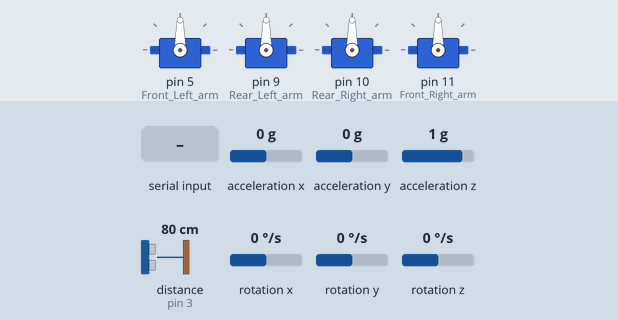
Simulated run of this sketch. Board: Arduino Uno, built with avr-gcc and run on an emulated ATmega328P. Shown: 4 × servo. Wiring (inferred from the names in the program): ultrasonic range finder: trigger pin 2; echo pin 3. Inputs (shaded band) come from the test bench; at power-on: distance to the obstacle (sensor on pin 3) 80 cm, acceleration x 0 g, acceleration y 0 g, acceleration z 1 g, rotation x 0 °/s, rotation y 0 °/s, rotation z 0 °/s. The echo pulse lasts 58.3 µs per cm; what the sketch prints to the serial monitor is not drawn.

Above: at 6.2 s.
6.3 s: distance to the obstacle (sensor on pin 3) set to 53 cm
8.8 s: distance to the obstacle (sensor on pin 3) set to 46 cm
At 10.6 s:
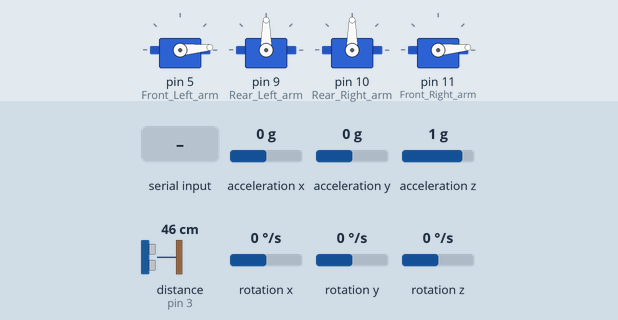
At 12.9 s:
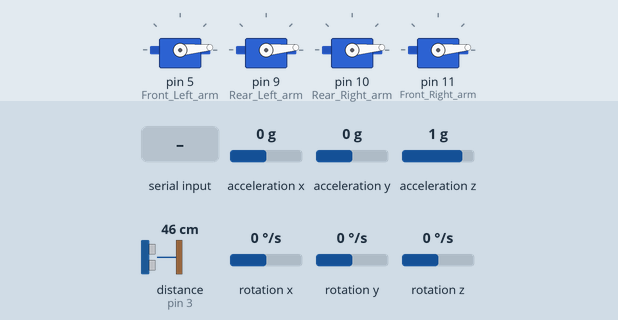
13.2 s: "5" received over the second serial link
At 15.2 s:
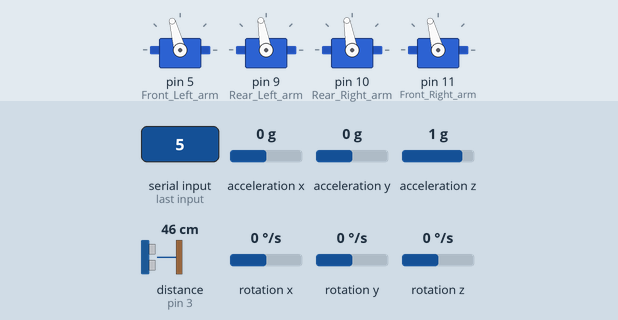
17.6 s: "t" received over the second serial link
At 19.7 s:
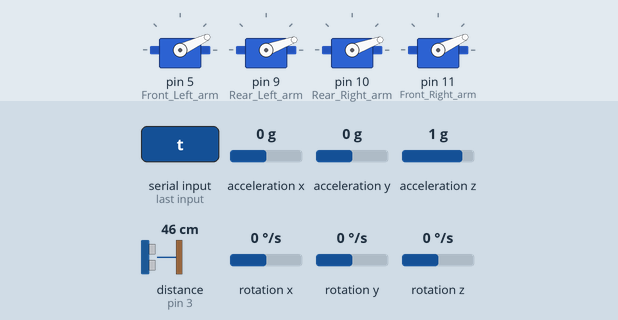
22.0 s: "k" received over the second serial link
26.2 s: "j" received over the second serial link
Timing chart, 0 to 31.6 s (numbered marks = the images above; inputs shaded):
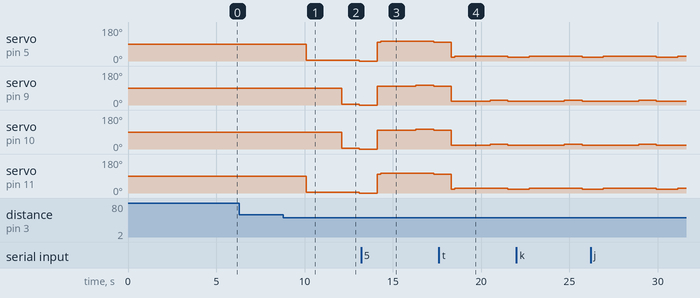

Measured:
- the behaviour switches between 51 and 50 cm on distance to the obstacle (sensor on pin 3) (found by bisection; images 0 and 1)
- after the input at 6.3 s, every drawn part: stays the same
- after the input at 8.8 s, servo on pin 5 (Front_Left_arm), servo on pin 11 (Front_Right_arm): 90° → 5° after 1.3 s, → 0° 3.0 s later; servo on pin 9 (Rear_Left_arm), servo on pin 10 (Rear_Right_arm): 90° → 5° after 3.3 s, → 0° 1.0 s later

The sketch:

Quadcopter_FlightControl_v4_1.ino
```cpp
/* Advanced Control Bluetooth integration with Full flight Control With Ultrasonic sensor & Gyroscope */
/* Control via PC(Teraterm) and Phone(Blueterm or ArduinoRC) */
/* ***** Demonstration Stability Control ***** */
/* *** Algorithm I *** */
/* Author : Subramaniya Sai S */
/* ******** TESTED - WORKING CODE ******** */

/* ************ MANUAL ************ */
/* 		I - Ascend
		K - Descend
		J - Turn Left
		L - Turn Right
		W - Move Forward
		S - Move Backward
		A - Move Left
		D - Move Right
		5 - High Brake
		T - Low Brake
		O - Decrease limit by 1
		P - Increase Limit by 1
*/
/* ************ MANUAL *************/

#include <SoftwareSerial.h>   //Software Serial Port
#include <Servo.h>
#include "Wire.h"
#include "I2Cdev.h"
#include "MPU6050.h"

MPU6050 accelgyro;

int16_t ax, ay, az;
int16_t gx, gy, gz;
int16_t iniX,iniY;
int FL,FR,RL,RR;
int altitudeControl;

Servo Front_Left_arm;        //5
Servo Rear_Left_arm;         //9
Servo Rear_Right_arm;        //10
Servo Front_Right_arm;       //11

#define RxD 6
#define TxD 7

#define ECHOPIN 3
#define TRIGPIN 2

#define HIGH_CUT_OFF 100
#define LOW_CUT_OFF 20

#define DEBUG_ENABLED  1

SoftwareSerial blueToothSerial(RxD,TxD);

void setup()
{
  Front_Left_arm.attach(5);
  Rear_Left_arm.attach(9);
  Rear_Right_arm.attach(10);
  Front_Right_arm.attach(11);
  Wire.begin();
  Serial.begin(9600);
  pinMode(ECHOPIN,INPUT);
  pinMode(TRIGPIN,OUTPUT);
  accelgyro.initialize();
  setupBlueToothConnection();
  delay(1000);
  //manual();
/*  blueToothSerial.println("I - Ascend");
  delay(200);
  blueToothSerial.println("K - Descend");
  delay(200);
  blueToothSerial.println("J - Turn Left");
  delay(200);
  blueToothSerial.println("L - Turn Right");
  delay(200);
  blueToothSerial.println("W - Move Forward");
  delay(200);
  blueToothSerial.println("S - Move Backward");
  delay(200);
  blueToothSerial.println("A - Move Left");
  delay(200);
  blueToothSerial.println("D - Move Right");
  delay(200);
  blueToothSerial.println("5 - High Brake");
  delay(200);
  blueToothSerial.println("T - Low Brake");
  delay(200);
  blueToothSerial.println("O - Decrease limit by 1");
  delay(200);
  blueToothSerial.println("P - Increase Limit by 1");
  delay(200);
 */
  accelgyro.getMotion6(&ay, &ax, &az, &gx, &gy, &gz);
  iniX=ax;
  iniY=ay;


}

void loop()
{
  FL=0;FR=0;RL=0;RR=0;
  int val=0, limit=1, breakSpeed=5;
  altitudeControl=0;
  char ch;
  while(1)
  {
    if(blueToothSerial.available())
    {
      ch = blueToothSerial.read();
      blueToothSerial.print(ch);
      switch(ch)
      {
        case '5':
          val=HIGH_CUT_OFF;         //Set high cut-off ex.100
          FL=val;
          FR=val;
          RL=val;
          RR=val;
          break;
        case 't':
          val=LOW_CUT_OFF;          //Set low cut-off ex.20
          FL=val;
          FR=val;
          RL=val;
          RR=val;
          break;
        case 'i':
          FL=FL+limit;            //Increase Altitude by limit
          FR=FR+limit;
          RL=RL+limit;
          RR=RR+limit;
          break;
        case 'k':
          FL=FL-limit;            //Decrease Altitude by limit
          FR=FR-limit;
          RL=RL-limit;
          RR=RR-limit;
          break;
        case 'j':
	  FR=FR+limit;		  //Increase Right diagonal rotors by limit
          RL=RL+limit;
	  break;
	case 'l':
	  FL=FL+limit;		  //Increase Left diagonal rotors by limit
	  RR=RR+limit;
	  break;
        case 'p':
          limit=limit+1;          //Increase limit value by 1
          break;
        case 'o':
          limit=limit-1;          //Decrease limit value by 1
          break;
        case 'w':
          RL=RL+limit;            //Move Forward
          RR=RR+limit;            //Increase Rear Pair by limit
          break;
        case 's':
          FL=FL+limit;            //Move Backward
          FR=FR+limit;            //Increase Front Pair by limit
          break;
        case 'a':
          FR=FR+limit;            //Move Left
          RR=RR+limit;            //Increase Right Pair by limit
          break;
        case 'd':
          FL=FL+limit;            //Move Right
          RL=RL+limit;            //Increae Left Pair by limit
          break;
      }

      //Sending Signals
      Front_Left_arm.write(FL);
      Rear_Left_arm.write(RL);
      Rear_Right_arm.write(RR);
      Front_Right_arm.write(FR);
    }
    else
    {
      //Start Ranging - Generating a trigger of 10us burst
      digitalWrite(TRIGPIN,LOW);
      delayMicroseconds(2);
      digitalWrite(TRIGPIN,HIGH);
      delayMicroseconds(10);
      digitalWrite(TRIGPIN,LOW);

      //Distance Calculation

      float distance = pulseIn(ECHOPIN,HIGH);
      distance= distance/58;
      //blueToothSerial.print(distance);
      //blueToothSerial.println(" cm");
      delay(200);

      if(distance<50)					//Collision Avoidance
      {
		FL=FL+breakSpeed;				//Move Backward - Avoiding Collision
		FR=FR+breakSpeed;				//Increase Front Pair by breaking speed
		Front_Left_arm.write(FL);
		Front_Right_arm.write(FR);
		delay(2000);
		RL=RL+breakSpeed;				//Move Forward - Stop Back motion
		RR=RR+breakSpeed;				//Increase Rear Pair by breaking speed
		Rear_Left_arm.write(RL);
		Rear_Right_arm.write(RR);
		delay(1000);
		FL=FL-breakSpeed;
		FR=FR-breakSpeed;
		RL=RL-breakSpeed;				//Stabilizing the Altitude
		RR=RR-breakSpeed;				//Decrease Altitude by breaking speed
		//Sending Signals
		Front_Left_arm.write(FL);
		Rear_Left_arm.write(RL);
		Rear_Right_arm.write(RR);
		Front_Right_arm.write(FR);
      }
      delay(1000);
      if(((ax-iniX)<(-20)) || ((ax-iniX)>(20)) || ((ay-iniY)<(-20)) || ((ay-iniY)>(20)))
		AutoGyroStabilize();		//Auto Stabilize if in No command reception
    }
  }
}


void AutoGyroStabilize()
{

// GYRO STABILIZATION TO FORWARD MOVEMENT - NEGATIVE PITCH
	accelgyro.getMotion6(&ay, &ax, &az, &gx, &gy, &gz);
	if(((ax-iniX)>(-50)) && ((ax-iniX)<(-10)))
	{
		FL=FL+1;
		FR=FR+1;
		Front_Left_arm.write(FL);
		Front_Right_arm.write(FR);
		altitudeControl+=1;
		delay(1000);
	}
	else if(((ax-iniX)>(-51)) && ((ax-iniX)<(-160)))
	{
		FL=FL+10;
		FR=FR+10;
		Front_Left_arm.write(FL);
		Front_Right_arm.write(FR);
		altitudeControl+=1;
		delay(1000);
	}

// GYRO STABILIZATION TO BACKWARD MOVEMENT - POSITIVE PITCH
	accelgyro.getMotion6(&ay, &ax, &az, &gx, &gy, &gz);
	if(((ax-iniX)>(10)) && ((ax-iniX)<(50)))
	{
		RL=RL+1;
		RR=RR+1;
		Rear_Left_arm.write(RL);
		Rear_Right_arm.write(RR);
		altitudeControl+=1;
		delay(1000);
	}
	else if(((ax-iniX)>(51)) && ((ax-iniX)<(160)))
	{
		RL=RL+10;
		RR=RR+10;
		Rear_Left_arm.write(RL);
		Rear_Right_arm.write(RR);
		altitudeControl+=1;
		delay(1000);
	}

// GYRO STABILIZATION TO RIGHTWARD MOVEMENT - NEGATIVE YAWN
	accelgyro.getMotion6(&ay, &ax, &az, &gx, &gy, &gz);
	if(((ay-iniY)>(-50)) && ((ay-iniY)<(-10)))
	{
		FR=FR+1;
		RR=RR+1;
		Front_Right_arm.write(FR);
		Rear_Right_arm.write(RR);
		altitudeControl+=1;
		delay(1000);
	}
	else if(((ay-iniY)>(-51)) && ((ay-iniY)<(-160)))
	{
		FR=FR+10;
		RR=RR+10;
		Front_Right_arm.write(FR);
		Rear_Right_arm.write(RR);
		altitudeControl+=1;
		delay(1000);
	}

// GYRO STABILIZATION TO LEFTWARD MOVEMENT - POSITIVE YAWN
	accelgyro.getMotion6(&ay, &ax, &az, &gx, &gy, &gz);
	if(((ay-iniY)>(10)) && ((ay-iniY)<(50)))
	{
		FL=FL+1;
		RL=RL+1;
		Front_Left_arm.write(FL);
		Rear_Left_arm.write(RL);
		altitudeControl+=1;
		delay(1000);
	}
	else if(((ay-iniY)>(51)) && ((ay-iniY)<(160)))
	{
		FL=FL+10;
		RL=RL+10;
		Front_Left_arm.write(FL);
		Rear_Left_arm.write(RL);
		altitudeControl+=1;
		delay(1000);
	}

//Stabilize the altitude after changes
	if(altitudeControl>10)
	{
		int i=0;
		for(;i<7;i=i+1)
		{
			FL=FL-1;
			FR=FR-1;
			RL=RL-1;
			RR=RR-1;
			//Sending Signals
			Front_Left_arm.write(FL);
			Rear_Left_arm.write(RL);
			Rear_Right_arm.write(RR);
			Front_Right_arm.write(FR);
			delay(500);
		}
		altitudeControl=0;
	}
}

/*void manual()
{
	int i=0;
	char man[60] = "Manual:";
	Serial.println("Serial Manual Print");
	for(;i<7;i=i+1)
		{blueToothSerial.print(man[i]); delay(100);}
	delay(200);
	man="W-Move Forward    I-Ascend";
	for(i=0;i<26;i=i+1)
		{blueToothSerial.print(man[i]); delay(100);}
	delay(200);
	man="S-Move Backward   K-Descend";
	for(i=0;i<27;i=i+1)
		{blueToothSerial.print(man[i]); delay(100);}
	delay(200);
	man="A-Move Left     J-Turn Left";
	for(i=0;i<27;i=i+1)
		{blueToothSerial.print(man[i]); delay(100);}
	delay(200);
	man="D-Move Right    L-Turn Right";
	for(i=0;i<28;i=i+1)
		{blueToothSerial.print(man[i]); delay(100);}
	man="T-Low Brake    5-High Break";
	for(i=0;i<27;i=i+1)
		{blueToothSerial.print(man[i]); delay(100);}
	delay(200);
}
*/

void setupBlueToothConnection()
{
	blueToothSerial.begin(9600);                        //Bluetooth Baud Rate
	blueToothSerial.print("\r\n+STWMOD=0\r\n");          //Slave Mode for Copter
	blueToothSerial.print("\r\n+STNA=SeeedBTSlave\r\n"); //Device Name for Bluetooth: "SeeedBTSlave"
	blueToothSerial.print("\r\n+STOAUT=1\r\n");          //Allow Connection
	blueToothSerial.print("\r\n+STAUTO=0\r\n");          //No Auto Connect
	delay(2000);                                         //Some delay...Just to be safe..
	blueToothSerial.print("\r\n+INQ=1\r\n");             //Allow inquiry to device
	Serial.println("The slave bluetooth is inquirable!");
	delay(2000);                                         //Another delay...Again just to be safe
	blueToothSerial.flush();                             //Kick out all unwanted values
}
```
